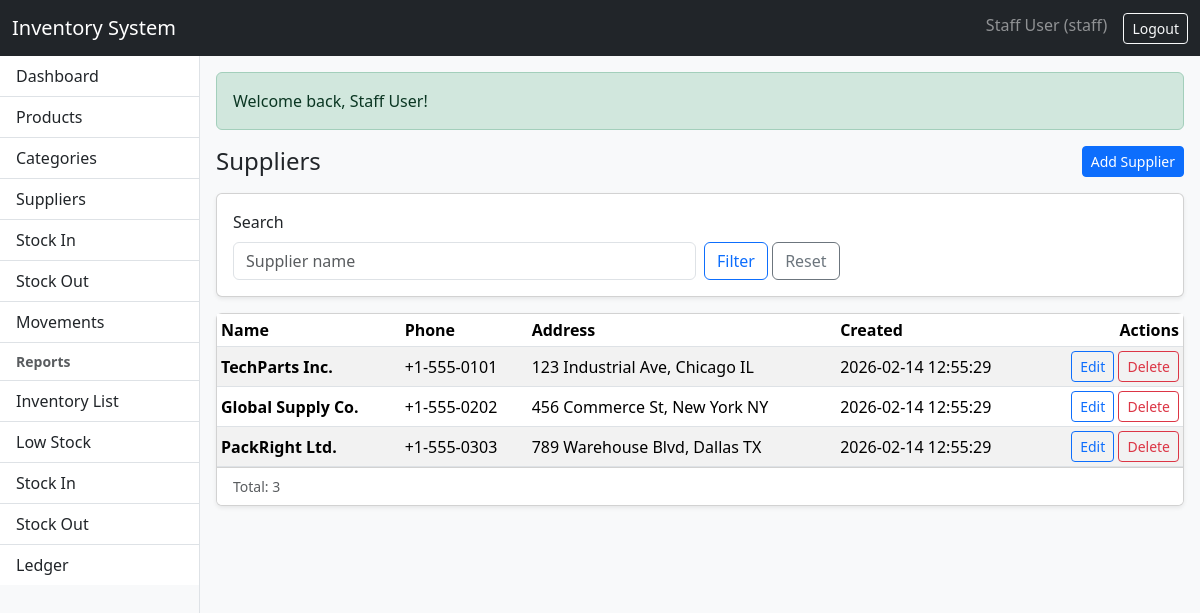
Page /modules/suppliers/index.php (signed in) on the committed database.
### tables this page shows
CREATE TABLE suppliers (
  id CHAR(36) NOT NULL,
  name VARCHAR(200) NOT NULL,
  phone VARCHAR(50) NULL,
  address VARCHAR(255) NULL,
  created_at DATETIME NOT NULL DEFAULT CURRENT_TIMESTAMP,
  PRIMARY KEY (id),
  KEY idx_suppliers_name (name)
);

### config/config.php (called while the page is built, shortened)
<?php
function base_url(string $path = ''): string
{
    $path = ltrim($path, '/');
    return rtrim(BASE_URL, '/') . '/' . $path;
}
function e(?string $value): string
{
    return htmlspecialchars((string)$value, ENT_QUOTES | ENT_SUBSTITUTE, 'UTF-8');
}
function get(string $key, $default = null)
{
    return $_GET[$key] ?? $default;
}
function sanitize_string($value): string
{
    $value = (string)$value;
    $value = trim($value);
    $value = preg_replace('/\s+/', ' ', $value);
    return $value;
}

### modules/suppliers/index.php (the view, shortened to what this page needs)
<?php
$action = (string)get('action', 'list');
$errors = [];
require_once __DIR__ . '/../../views/header.php';
require_once __DIR__ . '/../../views/sidebar.php';
if ($action === 'create'):
?>
  <div class="d-flex align-items-center justify-content-between mb-3">
    <h4 class="mb-0">Create Supplier</h4>
    <a class="btn btn-outline-secondary btn-sm" href="<?= e(base_url('modules/suppliers/index.php')) ?>">Back</a>
  </div>
  <?php if ($errors): ?>
    <div class="alert alert-danger"><ul class="mb-0"><?php foreach ($errors as $er) echo '<li>' . e($er) . '</li>'; ?></ul></div>
  <?php endif; ?>
  <form method="post" class="card shadow-sm">
    <div class="card-body">
      <input type="hidden" name="csrf_token" value="<?= e(csrf_token()) ?>">
      <div class="row g-3">
        <div class="col-md-6">
          <label class="form-label">Name</label>
          <input class="form-control" name="name" required value="<?= e((string)post('name','')) ?>">
        </div>
        <div class="col-md-6">
          <label class="form-label">Phone</label>
          <input class="form-control" name="phone" value="<?= e((string)post('phone','')) ?>">
        </div>
        <div class="col-12">
          <label class="form-label">Address</label>
          <input class="form-control" name="address" value="<?= e((string)post('address','')) ?>">
        </div>
      </div>
    </div>
    <div class="card-footer bg-white">
      <button class="btn btn-primary" type="submit">Save</button>
    </div>
  </form>
<?php
else:
    $q = sanitize_string((string)get('q',''));
    [$page, $perPage, $offset] = paginate_params(10);
    $where = '1=1';
    $params = [];
    $countStmt = $pdo->prepare("SELECT COUNT(*) FROM suppliers WHERE $where");
    $countStmt->execute($params);
    $total = (int)$countStmt->fetchColumn();
    $stmt = $pdo->prepare("SELECT id, name, phone, address, created_at FROM suppliers WHERE $where ORDER BY created_at DESC LIMIT :limit OFFSET :offset");
    $stmt->bindValue(':limit', $perPage, PDO::PARAM_INT);
    $stmt->bindValue(':offset', $offset, PDO::PARAM_INT);
    $stmt->execute();
    $rows = $stmt->fetchAll();
?>
  <div class="d-flex align-items-center justify-content-between mb-3">
    <h4 class="mb-0">Suppliers</h4>
    <a class="btn btn-primary btn-sm" href="<?= e(base_url('modules/suppliers/index.php?action=create')) ?>">Add Supplier</a>
  </div>
  <form class="card shadow-sm mb-3" method="get">
    <div class="card-body">
      <div class="row g-2 align-items-end">
        <div class="col-md-6">
          <label class="form-label">Search</label>
          <input class="form-control" name="q" value="<?= e($q) ?>" placeholder="Supplier name">
        </div>
        <div class="col-md-6">
          <button class="btn btn-outline-primary" type="submit">Filter</button>
          <a class="btn btn-outline-secondary" href="<?= e(base_url('modules/suppliers/index.php')) ?>">Reset</a>
        </div>
      </div>
    </div>
  </form>
  <div class="card shadow-sm">
    <div class="table-responsive">
      <table class="table table-sm table-striped mb-0">
        <thead>
          <tr>
            <th>Name</th>
            <th>Phone</th>
            <th>Address</th>
            <th>Created</th>
            <th class="text-end">Actions</th>
          </tr>
        </thead>
        <tbody>
          <?php if (!$rows): ?>
            <tr><td colspan="5" class="text-center text-muted py-3">No suppliers found.</td></tr>
          <?php else: ?>
            <?php foreach ($rows as $r): ?>
              <tr>
                <td class="fw-semibold"><?= e($r['name']) ?></td>
                <td><?= e((string)($r['phone'] ?? '')) ?></td>
                <td><?= e((string)($r['address'] ?? '')) ?></td>
                <td><?= e($r['created_at']) ?></td>
                <td class="text-end">
                  <a class="btn btn-outline-primary btn-sm" href="<?= e(base_url('modules/suppliers/index.php?action=edit&id=' . urlencode($r['id']))) ?>">Edit</a>
                  <form method="post" action="<?= e(base_url('modules/suppliers/index.php?action=delete&id=' . urlencode($r['id']))) ?>" class="d-inline" onsubmit="return confirm('Delete this supplier?')">
                    <button class="btn btn-outline-danger btn-sm" type="submit">Delete</button>
                  </form>
                </td>
              </tr>
            <?php endforeach; ?>
          <?php endif; ?>
        </tbody>
      </table>
    </div>
    <div class="card-footer bg-white d-flex justify-content-between align-items-center">
      <div class="text-muted small">Total: <?= e((string)$total) ?></div>
    </div>
  </div>
<?php
endif;
require_once __DIR__ . '/../../views/footer.php';

### assets/app.css (style rules this page uses)
body { background: #f8f9fa; }
.table td, .table th { vertical-align: middle; }

### rows in the picture
suppliers: name "TechParts Inc.", phone "+1-555-0101", address "123 Industrial Ave, Chicago IL", created_at "2026-02-14 12:55:29"
suppliers: name "Global Supply Co.", phone "+1-555-0202", address "456 Commerce St, New York NY", created_at "2026-02-14 12:55:29"
suppliers: name "PackRight Ltd.", phone "+1-555-0303", address "789 Warehouse Blvd, Dallas TX", created_at "2026-02-14 12:55:29"

### other values in the picture
APP_NAME "Inventory System"
$u['name'] "Staff User"
$u['role'] "staff"
$flash['message'] "Welcome back, Staff User!"
$total "3"
